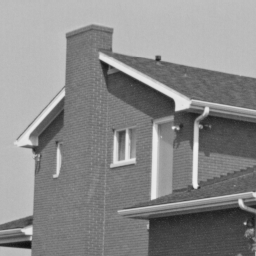
%> input picture imgs/house.png, 256 x 256 px
$ octave main.m   (GNU Octave 9; MATLAB toolbox functions it lacks are replaced by stand-ins)
%> lines starting %> are read from the running program, lines starting %| are printed output that depends on the picture; in (x1, y1, x2, y2) boxes, pixels count from 0 and x2, y2 are one past the last pixel; in counts of white or black regions, pixels touching at a corner belong together; the program's own positions count from 1
### func/propagate.m
function [ w_o ] = propagate( w_i, dist, pxsize, wavlen, method )

[nx,ny] = size(w_i);      % size of the wavefront

% sampling in the spatial frequency domain
kx = pi/pxsize*(-1:2/ny:1-2/ny);
ky = pi/pxsize*(-1:2/nx:1-2/nx);
[KX,KY] = meshgrid(kx,ky);

k = 2*pi/wavlen;        % wave number

% remove evanescent orders
ind = (KX.^2+KY.^2 >= k^2);
KX(ind) = 0; KY(ind) = 0;

inputFT = fftshift(fft2(w_i));

if strcmp(method,'Fresnel')
    H = exp(1i*k*dist)*exp(-1i*dist*(KX.^2+KY.^2)/2/k);
elseif strcmp(method,'Angular Spectrum')
    H = exp(1i*dist*sqrt(k^2-KX.^2-KY.^2));
else
    errordlg('Wrong parameter for [method]: must be <Angular Spectrum> or <Fresnel>','Error');
end

w_o = ifft2(fftshift(inputFT.*H));

end

### main.m
%% Phase Retrieval Demo - SCAD Regularized Phase Retrieval
%
% This demo demonstrates single-shot phase retrieval from intensity
% measurements using SCAD (Smoothly Clipped Absolute Deviation) regularization
% with gradient-sparse non-convex regularization integrating physical constraints.
%
% Reference:
% Chen, X., Li, F. Single-Shot Phase Retrieval Via Gradient-Sparse
% Non-Convex Regularization Integrating Physical Constraints.
% J Sci Comput 102, 63 (2025).
% https://doi.org/10.1007/s10915-025-02788-2

clear all;
close all;
clc;

addpath("./func");

%% Simulation Parameters
params.pxsize = 5e-3; % pixel size (mm)
params.wavlen = 0.5e-3; % wavelength (mm)
params.method = 'Angular Spectrum'; % propagation method: 'Fresnel' or 'Angular Spectrum'
params.dist = 5; % propagation distance (mm)

%% Algorithm Parameters
mu = 0.05; % penalty parameter
alpha = 2; % step size
gamma = 3.7; % SCAD parameter
lambda = 0.1; % regularization parameter
eta = 0.15; % SCAD threshold

Tm = 2000; % iterations
Tsub = 3; % sub-iterations

%% Load and Prepare Test Image
n = 256;
img = imresize(im2double(imread('imgs/house.png')), [n, n]);
%> img: size 256x256 double; min 0.0627, max 0.937, mean 0.541

x0 = exp(1i * pi * img); % phase-only

kernelsize = params.dist * params.wavlen / params.pxsize / 2;
nullpixels = ceil(kernelsize / params.pxsize);
x = zeropad(x0, nullpixels);

fprintf('Image size: %dx%d \n', n, n);

%% Forward Model Setup
Q = @(x) propagate(x, params.dist, params.pxsize, params.wavlen, params.method);
QH = @(x) propagate(x, -params.dist, params.pxsize, params.wavlen, params.method);

C = @(x) imgcrop(x, nullpixels);
CT = @(x) zeropad(x, nullpixels);

A = @(x) C(Q(x));
AH = @(x) QH(CT(x));

%% Generate Intensity Measurements
y = abs(A(x)) .^ 2;
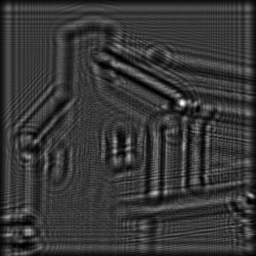
%> y: size 256x256 double; min 0.00135, max 4.52, mean 0.981; drawn with min black and max white

% [5 lines of commented-out code are left out]

fprintf('Intensity measurements generated.\n');

%% Phase Retrieval Setup
region.x1 = nullpixels + 1;
region.x2 = nullpixels + n;
region.y1 = nullpixels + 1;
region.y2 = nullpixels + n;

support = zeros(size(x));
support(nullpixels + 1:nullpixels + n, nullpixels + 1:nullpixels + n) = 1;
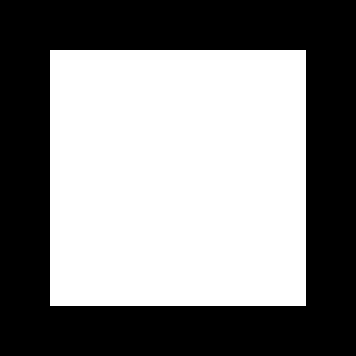
%> support: size 356x356 double; values 0 (black) and 1 (white), 51.7% white; 1 black region, box (x1, y1, x2, y2) and area: (0, 0, 356, 356) 61200
absorption = 1; % absorption upper bound

projf = @(x) min(abs(x), absorption) .* exp(1i * angle(x)) .* support;

x_init = AH(sqrt(y));

%% GPU Setup
fprintf('Setting up GPU computation...\n');
%> the run ends on the next line
device = gpuDevice();
% [104 lines not run here, left out]
function u = imgcrop(x, cropsize)
    u = x(cropsize + 1:end - cropsize, cropsize + 1:end - cropsize);
end

function u = zeropad(x, padsize)
    u = padarray(x, [padsize, padsize], 0);
end

$ run again, with imgs/boat.png copied over imgs/house.png
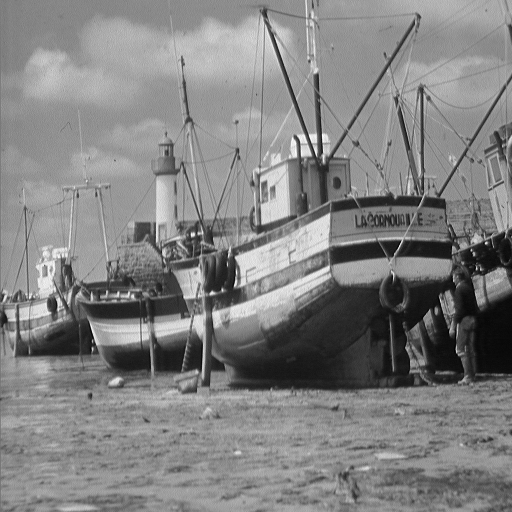
%> input picture imgs/boat.png, 512 x 512 px
%> `img = imresize(im2double(imread('imgs/house.png')), [n, n]);`:
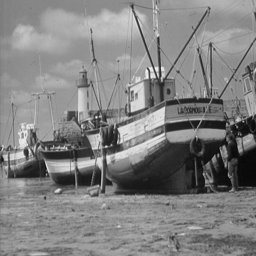
%> img: size 256x256 double; min 0.0222, max 0.97, mean 0.509
%> `y = abs(A(x)) .^ 2;`:
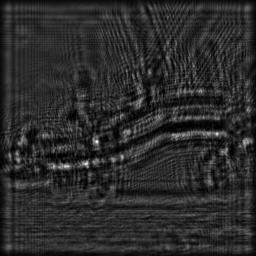
%> y: size 256x256 double; min 0.000702, max 5.75, mean 0.98; drawn with min black and max white
%> support: size 356x356 double; values 0 (black) and 1 (white), 51.7% white; 1 black region, box (x1, y1, x2, y2) and area: (0, 0, 356, 356) 61200
